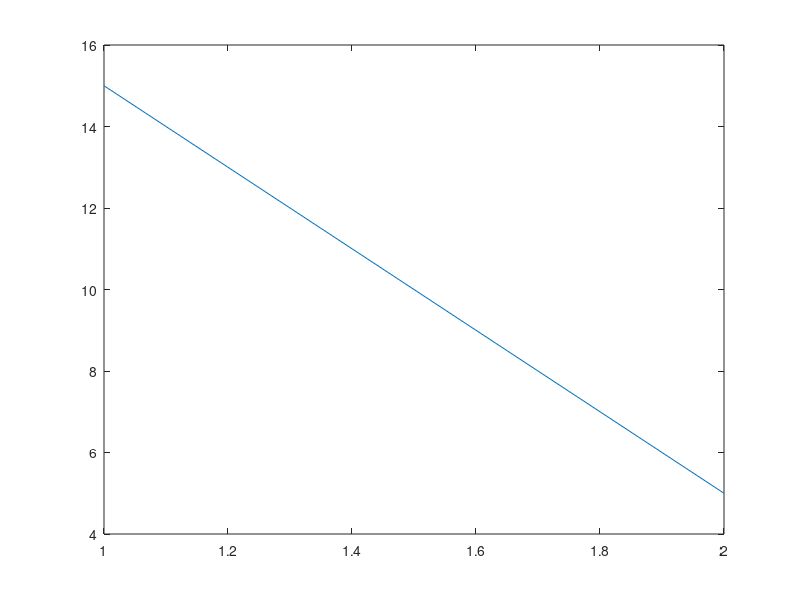

Recreate this plot in MATLAB.
function [dummy1] = test()

runtimes = 5;
dummy1   = 0;
dummy2   = 0;

%matlabpool local 2

tic
%for x= 1:runtimes;
parfor x= 1:runtimes;
    dummy2 = x;
    dummy1 = dummy1 + x;
end
toc

tmp = 5;
broadcast = 1;
reduced = 0;
sliced = ones(1, 10);
parfor i = 1:10
  tmp = i;
  reduced = reduced + i + broadcast;
  sliced(i) = sliced(i) * i;
end

plot([1 2], [dummy1, dummy2]);